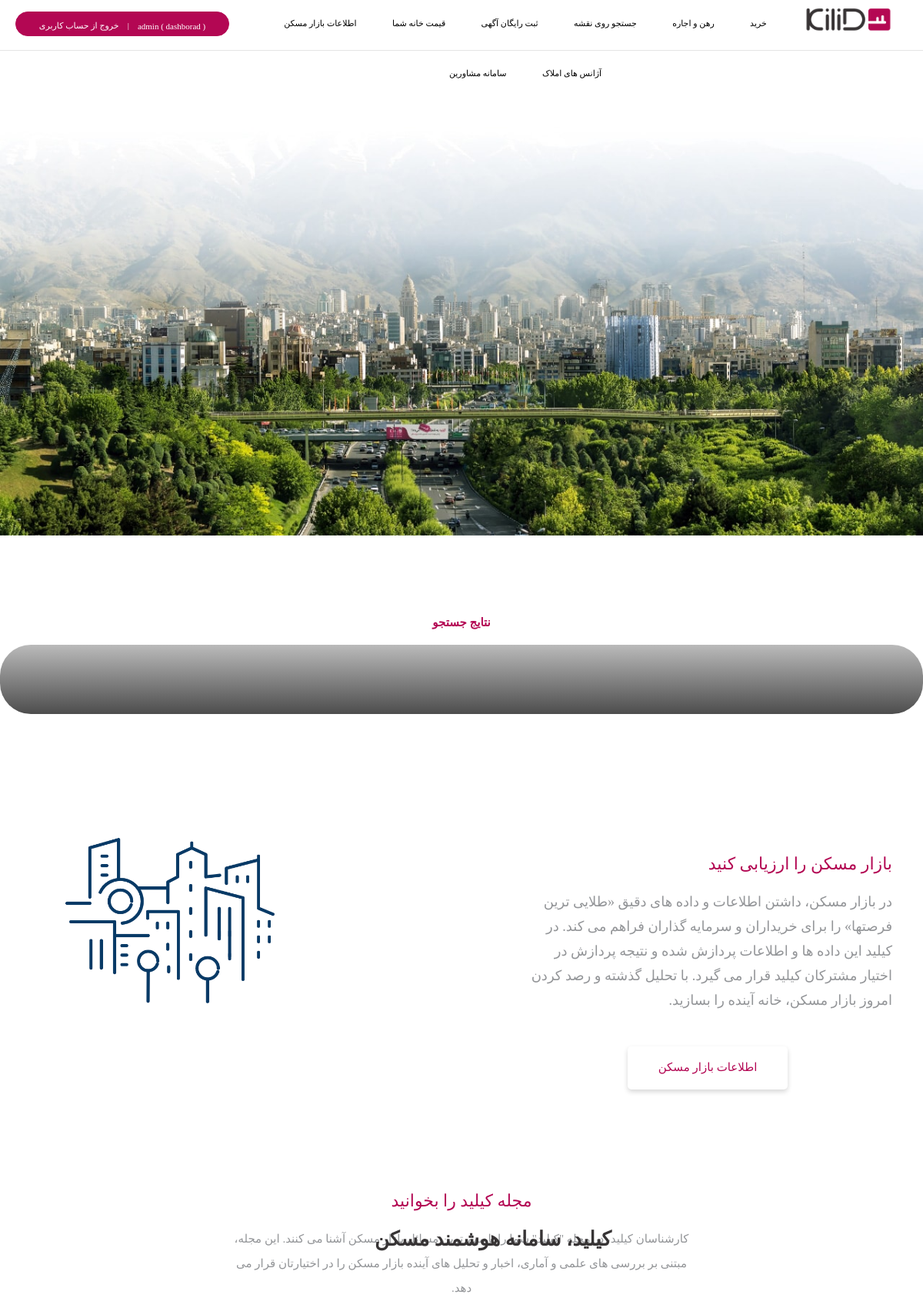
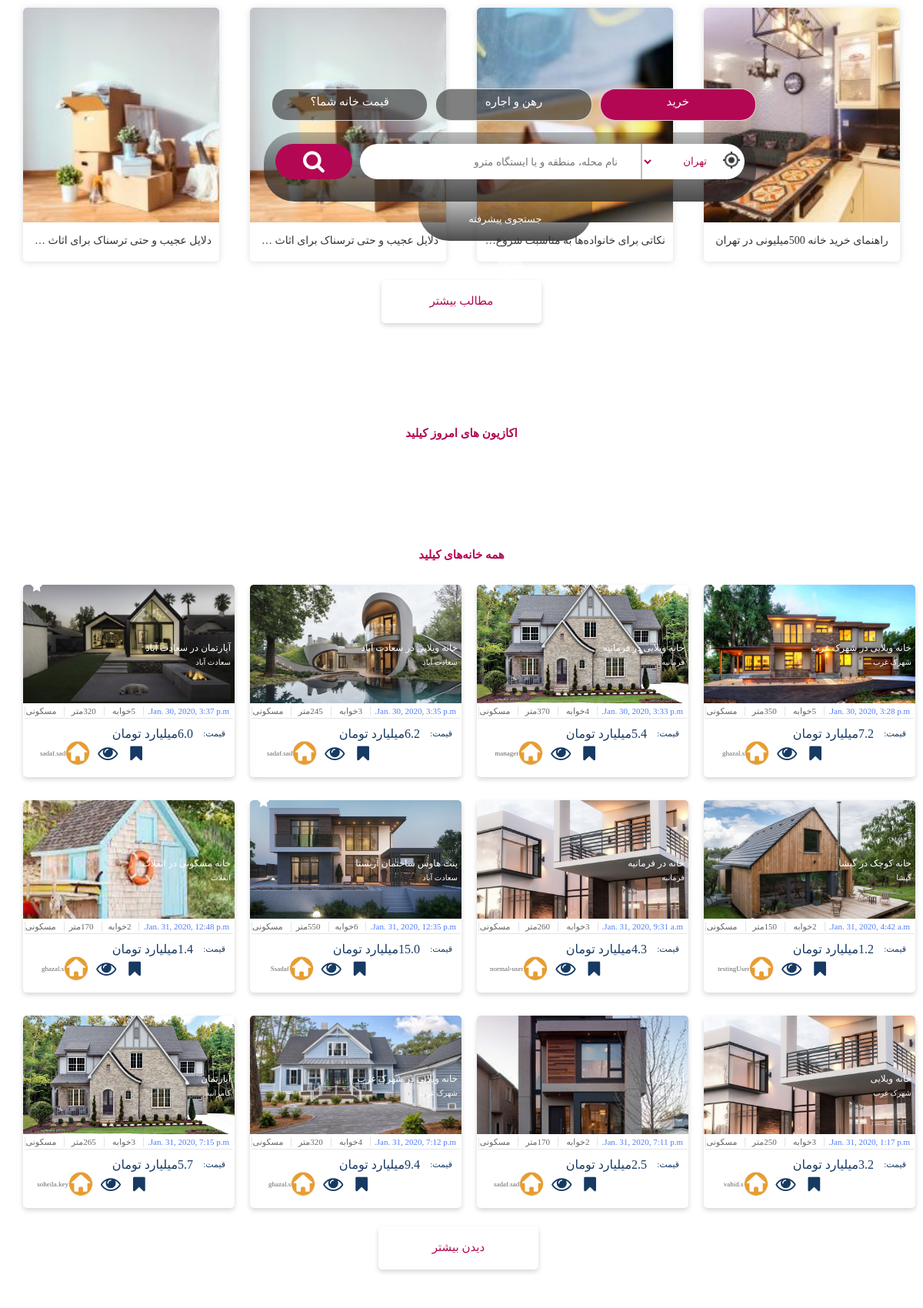
Page /homes/continueGetAll (signed in, upper part) on the committed database (2 pictures, top to bottom).
### homes/models.py (models this page shows)
class Housing(models.Model):
    title = models.CharField(max_length=200)
    price = models.FloatField()
    type = models.CharField(max_length=50)
    area = models.IntegerField()
    bedrooms = models.IntegerField()
    parkings = models.IntegerField()
    locality = models.CharField(max_length=200)
    created_at = models.DateTimeField(auto_now_add=True)
    pic = models.CharField(max_length=200 ,null=True)
    estate = models.CharField(max_length=50)
    star = models.BooleanField(default=False)

### homes/views.py (the view)
# urls.py: path('continueGetAll', views.continuegetAll, name='continueGetAll'),
def continuegetAll(request):
    h = Housing.objects.all()
    usernameHome = None
    if request.user.is_authenticated:
        usernameHome = request.user.username
    gotodiv = 'sec4HeadHome'
    return render(request, 'index.html', {'allresults': h, 'username': usernameHome, 'jump': gotodiv})

### homes/templates/index.html (shortened to what this page needs)
{% load static %}
<!DOCTYPE html PUBLIC "-//W3C//DTD XHTML 1.0 Strict//EN" "http://www.w3.org/TR/xhtml1/DTD/xhtml1-strict.dtd">
<html xmlns="http://www.w3.org/1999/xhtml">
<head>
    <link rel="stylesheet" href="{% static 'CSS/style.css' %}"/>
    <link rel="stylesheet"
          href="https://cdnjs.cloudflare.com/ajax/libs/font-awesome/4.7.0/css/font-awesome.min.css"/>
</head>
<body>
<header id="headerMenu">
    <div id="top-header" style="z-index: 2;">
        <div id="logo">
            <img id="icon" src={% static 'images/kilid.png' %}
                    style="max-height: fit-content;max-width: fit-content;" alt="kilid icon" />
        </div>
        <div id="menu">
            <div id="menuList">
                <ul id="category" class="inline">
                    <li><a class="category-name" href="#">خرید</a></li>
                    <li><a class="category-name" href="#">رهن و اجاره</a></li>
                    <li><a class="category-name" href="#">جستجو روی نقشه</a></li>
                    <li><a class="category-name" href="#">ثبت رایگان آگهی</a></li>
                    <li><a class="category-name" href="#">قیمت خانه شما</a></li>
                    <li><a class="category-name" href="#">اطلاعات بازار مسکن</a></li>
                    <li><a class="category-name" href="#">آژانس های املاک</a></li>
                    <li><a class="category-name" href="#">سامانه مشاورین</a></li>
                </ul>
            </div>
            {% if username %}
                            <div id="active1"  style="width: 260px " >
                                        <a class="active" href= "userlevel" style="font-size: 11px"  > ( {{ username }} ( dashborad   </a>
                                        <a class="active"  href= "logout" style="font-size: 11px" >       &nbsp;&nbsp;&nbsp;&nbsp;|&nbsp;&nbsp;&nbsp;&nbsp;خروج از حساب کاربری     </a>
                                </div>
            {% else %}
            <div id="active1">
                <a class="active" href="login"> ورود / &nbsp; </a>
                <a class="active" href="signup"> ثبت نام </a>
            </div>
            {% endif %}
        </div>
    </div>
    <div id="header-image-menu">
        <img src={% static "images/home-page-landing-background-min.jpg" %} alt="background image" />
        <div id="headBox">
            <h1 id="image-text" style="height: 40px;">کیلید، سامانه هوشمند مسکن</h1>
        </div>
        <div id="searchBox">
            <div id="serachButtons" style="display: flex;margin-top: 20px;">
                <a href="#" id="pinkButton">خرید</a>
                <a href="#" class="otherButtons">رهن و اجاره</a>
                <a href="#" class="otherButtons">قیمت خانه شما؟</a>
            </div>
            <div>
                <form method="GET" id="searchTab" action="search">
                    <div id="bar" style="position: relative;">
                        <img src={% static "Images/location.png" %}
                                     style="position: absolute; right: 5px; max-height: fit-content;max-width: 5%; top:
                             10px;"
                        alt="location" />
                        <select id="selectCity" name="selCity"
                                style="position: absolute;right: 15px;">
                            <option value="tehran">تهران</option>
                        </select>
                        <input id="sectionName" type="text"
                               placeholder="نام محله، منطقه و یا ایستگاه مترو"
                               name="section" value=""/>
                    </div>
                    <button type="submit" id="searchButton" >
                        <i class="fa fa-search"></i>
                    </button>
                </form>
                <div id="advancedSearch">
                    <a  id="doSearch" style="cursor: pointer;font-size: 13px">جستجوی پیشرفته</a>
                    </div>
            </div>
            <a id="circle" href="index.html#section-1">
                <div id="circleDiv" class="fa fa-angle-down"></div>
            </a>
        </div>
    </div>
</header>
<section class="container" id="sectionSearch">
        <div id="sec4Head" style="margin-top: 100px">نتایج جستجو</div>
            <div id="searchTab" style="margin-top: 10px">
            <div id="sec4Grid">
                </div>
        </div>
</section>
<main>
    <section class="container" id="section-1">
        <div class="row">
            <div id="column1">
                <img id="columnImage" src={% static "images/mm.png" %} style=" width: 80%;"
                alt="section1 image" />
            </div>
            <div id="column2">
                <div class="column-title">
                    <h2>بازار مسکن را ارزیابی کنید</h2>
                </div>
                <p>
                    در بازار مسکن، داشتن اطلاعات و داده های دقیق «طلایی ترین فرصتها» را برای
                    خریداران و سرمایه گذاران فراهم می کند. در کیلید این داده ها و اطلاعات
                    پردازش شده و نتیجه پردازش در اختیار مشترکان کیلید قرار می گیرد. با تحلیل
                    گذشته و رصد کردن امروز بازار مسکن، خانه آینده را بسازید.
                </p>
                <a href="#" class="button">
                    اطلاعات بازار مسکن
                </a>
            </div>
        </div>
    </section>
    <section class="container" id="section2">
        <h2 id="headerSec2">مجله کیلید را بخوانید</h2>
        <p id="pSec2">کارشناسان کیلید، در مجله "کیلید" شما را با مهم ترین مسائل بازار مسکن آشنا می کنند.
            این مجله، مبتنی بر بررسی های علمی و آماری، اخبار و تحلیل های آینده بازار مسکن را در
            اختیارتان قرار می دهد.</p>
        <div id="columns_section2">
            <div class="cols">
                <a class="cards">
                    <div class="imgs">
                        <img class="changingImg" src={% static "images/cover-300x169.jpg" %}
                                style="width: 100%;height: 100%; "
                        alt="راهنمای خرید خانه 500میلیونی در تهران" />
                    </div>
                    <div class="titles">
                                                        <span class="titleContent">راهنمای خرید خانه 500میلیونی در
                                                                تهران</span>
                    </div>
                </a>
            </div>
            <div class="cols">
                <a class="cards">
                    <div class="imgs">
                        <img class="changingImg" src="images/1-cover-300x169.jpg"
                             style="width: 100%;height: 100%; "
                             alt="نکاتی برای خانواده‌ها به مناسبت شروع مدارس دانش آموزان کلاس اولی"/>
                    </div>
                    <div class="titles">
                                                        <span class="titleContent">نکاتی برای خانواده‌ها به مناسبت شروع
                                                                مدارس دانش آموزان کلاس اولی</span>
                    </div>
                </a>
            </div>
            <div class="cols">
                <a class="cards">
                    <div class="imgs">
                        <img class="changingImg" src="images/1-300x169.jpg"
                             style="width: 100%;height: 100%; "
                             alt="دلایل عجیب و حتی ترسناک برای اثاث کشی!"/>
                    </div>
                    <div class="titles">
                                                        <span class="titleContent">دلایل عجیب و حتی ترسناک برای اثاث
                                                                کشی!</span>
                    </div>
                </a>
            </div>
            <div class="cols">
                <a class="cards">
                    <div class="imgs">
                        <img class="changingImg" src="images/1-300x169.jpg"
                             style="width: 100%;height: 100%; "
                             alt="دلایل عجیب و حتی ترسناک برای اثاث کشی!"/>
                    </div>
                    <div class="titles">
                                                        <span class="titleContent">دلایل عجیب و حتی ترسناک برای اثاث
                                                                کشی!</span>
                    </div>
                </a>
            </div>
        </div>
        <a class="button">مطالب بیشتر</a>
    </section>
    <section class="container" id="section3">
        <a id="sec3Head">اکازیون های امروز کیلید</a>
    </section>
        <section class="container" id="section4">
        <a id="sec4HeadHome" href="getAllHome">همه خانه‌های کیلید</a>
            <div id="sec5Grid" >
                    {% for result in allresults %}
                     <div class="sec5Cards">
                        <div class="sec5Imgs"
                             style="background-image: url({{ result.pic}});">
                            <div class="sec5ImgsInfo">
                                <div>{{ result.title }}</div>
                            </div>
                            <div class="sec5ImgsInfo2">
                                <div>{{ result.locality }}</div>
                            </div>
                            {% if result.star %}
                                <div class="fa fa-star" style="color: white;position: relative;right: 250px;top:-40px;font-size: 16px"></div>
                            {% endif %}
                        </div>
                        <div class="sec5Info">
                            <div class="sec5details">
                                <div class="bluedetails5">
                                   <div >{{ result.created_at }}</div>
                                </div>
                                <div class="details5">
                                    <div>{{ result.bedrooms }}خوابه</div>
                                </div>
                                <div class="details5">
                                    <div>{{result.area}}متر </div>
                                </div>
                                <div class="details5">
                                    <div>{{ result.type }}</div>
                                </div>
                            </div>
                            <div class="sec5Price">
                                <div class="priceText5">
                                    <div class="details52">
                                        <div class="details52small">قیمت:</div>
                                        <div>{{ result.price }}میلیارد تومان </div>
                                    </div>
                                </div>
                                <div class="sec5LogoDiv" style="position: relative;right: 45px">
                                    <a class="fa fa-bookmark singleAction"  href="{% url 'bookmarkHousing' select=result.id %}"  aria-hidden="true" style="color: #173a63;font-size: 22px; margin-right: 8px;margin-left: 8px;text-decoration: none "></a>
                                    <a class="fa fa-eye singleAction"  href="{% url 'showSpecificHouse' select=result.id %}"  aria-hidden="true" style="color: #173a63;font-size: 26px; margin-right: 8px;margin-left: 10px;text-decoration: none "></a>
                                    <img class="sec4Logo" src="/static/homeImgs/homeEstate.png">
                                    <span class="sec5LogoText">{{ result.estate }}</span></div>
                            </div>
                        </div>
                     </div>
                    {% endfor %}
                    <a class="button" id="hiddenButton" href="continueGetAll" style="margin-right: 500px"> دیدن بیشتر</a>
    </section>
</main>
</body>
</html>

### rows in the picture
Housing: pic (picture), title "خانه ویلایی در شهرک غرب", locality "شهرک غرب", star True (drawn), created_at "Jan. 30, 2020, 3:28 p.m.", bedrooms "5", area "350", type "مسکونی", price "7.2", estate "ghazal.s"
Housing: pic (picture), title "خانه ویلایی در فرمانیه", locality "فرمانیه", star True (drawn), created_at "Jan. 30, 2020, 3:33 p.m.", bedrooms "4", area "370", type "مسکونی", price "5.4", estate "manager"
Housing: pic (picture), title "خانه ویلایی در سعادت آباد", locality "سعادت آباد", created_at "Jan. 30, 2020, 3:35 p.m.", bedrooms "3", area "245", type "مسکونی", price "6.2", estate "sadaf.sad"
Housing: pic (picture), title "آپارتمان در سعادت آباد", locality "سعادت آباد", star True (drawn), created_at "Jan. 30, 2020, 3:37 p.m.", bedrooms "5", area "320", type "مسکونی", price "6.0", estate "sadaf.sad"
Housing: pic (picture), title "خانه کوچک در گیشا", locality "گیشا", created_at "Jan. 31, 2020, 4:42 a.m.", bedrooms "2", area "150", type "مسکونی", price "1.2", estate "testingUser"
Housing: pic (picture), title "خانه در فرمانیه", locality "فرمانیه", created_at "Jan. 31, 2020, 9:31 a.m.", bedrooms "3", area "260", type "مسکونی", price "4.3", estate "normal-user"
Housing: pic (picture), title "پنت هاوس ساختمان آریستا", locality "سعادت آباد", star True (drawn), created_at "Jan. 31, 2020, 12:35 p.m.", bedrooms "6", area "550", type "مسکونی", price "15.0", estate "Ssadaf"
Housing: pic (picture), title "خانه مسکونی در انقلاب", locality "انقلاب", created_at "Jan. 31, 2020, 12:48 p.m.", bedrooms "2", area "170", type "مسکونی", price "1.4", estate "ghazal.s"
Housing: pic (picture), title "خانه ویلایی", locality "شهرک غرب", created_at "Jan. 31, 2020, 1:17 p.m.", bedrooms "3", area "250", type "مسکونی", price "3.2", estate "vahid.s"
Housing: pic (picture), title "آپارتمان", locality "امیرآباد", created_at "Jan. 31, 2020, 7:11 p.m.", bedrooms "2", area "170", type "مسکونی", price "2.5", estate "sadaf.sad"
Housing: pic (picture), title "خانه ویلایی در شهرک غرب", locality "شهرک غرب", created_at "Jan. 31, 2020, 7:12 p.m.", bedrooms "4", area "320", type "مسکونی", price "9.4", estate "ghazal.s"
Housing: pic (picture), title "آپارتمان", locality "کامرانیه", created_at "Jan. 31, 2020, 7:15 p.m.", bedrooms "3", area "265", type "مسکونی", price "5.7", estate "soheila.key"

### other values in the picture
{{ username }} "admin"
